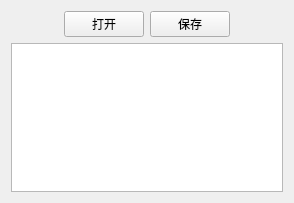
<?xml version="1.0" encoding="UTF-8"?>
<ui version="4.0">
 <class>Widget</class>
 <widget class="QWidget" name="Widget">
  <property name="geometry">
   <rect>
    <x>0</x>
    <y>0</y>
    <width>294</width>
    <height>203</height>
   </rect>
  </property>
  <property name="windowTitle">
   <string>Widget</string>
  </property>
  <layout class="QGridLayout" name="gridLayout">
   <item row="0" column="0">
    <spacer name="horizontalSpacer">
     <property name="orientation">
      <enum>Qt::Horizontal</enum>
     </property>
     <property name="sizeHint" stdset="0">
      <size>
       <width>52</width>
       <height>20</height>
      </size>
     </property>
    </spacer>
   </item>
   <item row="0" column="1">
    <widget class="QPushButton" name="buttonRead">
     <property name="text">
      <string>打开</string>
     </property>
    </widget>
   </item>
   <item row="0" column="2">
    <widget class="QPushButton" name="buttonWrite">
     <property name="text">
      <string>保存</string>
     </property>
    </widget>
   </item>
   <item row="0" column="3">
    <spacer name="horizontalSpacer_2">
     <property name="orientation">
      <enum>Qt::Horizontal</enum>
     </property>
     <property name="sizeHint" stdset="0">
      <size>
       <width>52</width>
       <height>20</height>
      </size>
     </property>
    </spacer>
   </item>
   <item row="1" column="0" colspan="4">
    <widget class="QTextEdit" name="textEdit"/>
   </item>
  </layout>
 </widget>
 <resources/>
 <connections/>
</ui>
